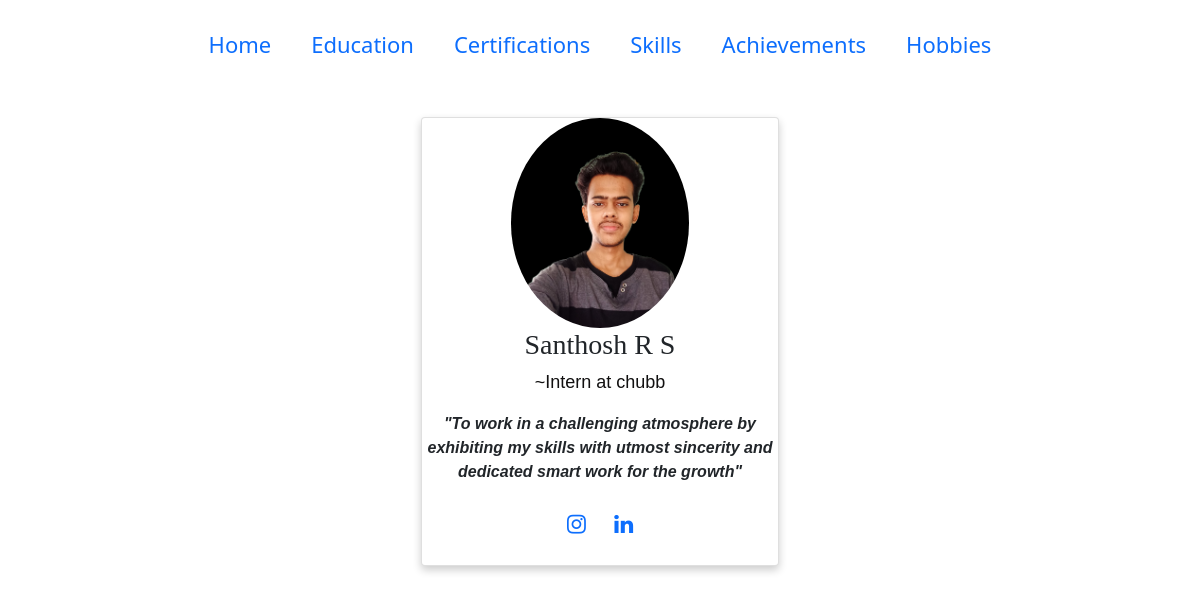
The page / on the database its author committed.
### cv/models.py (models this page shows)
class main(models.Model):
    profile_pic=models.ImageField(upload_to="pics")
    name=models.CharField(max_length=50)
    current_position=models.CharField(max_length=50)
    about=models.TextField(default=None)

### cv/views.py (the view)
# urls.py: path('',views.index,name="index"),
def index(request):
    dest=main.objects.all()
    return render(request,'index.html',{'data':dest})

### myprofile/templates/index.html (shortened to what this page needs)
{%load static%}
<!DOCTYPE html>
<html lang="en">
<head>
    <link rel="stylesheet" href="{% static 'styles/index.css' %}">
    <link href="https://cdn.jsdelivr.net/npm/bootstrap@5.1.3/dist/css/bootstrap.min.css" rel="stylesheet">
    <link rel="stylesheet" href="https://cdnjs.cloudflare.com/ajax/libs/font-awesome/4.7.0/css/font-awesome.min.css">
</head>
   <body>
    <nav class="navbar navbar-expand-sm bg-white justify-content-center">
      <ul class="navbar-nav">
        <li class="nav-item">
          <a class="nav-link" href="{% url 'index' %}">Home</a>
        </li>
        <li class="nav-item">
          <a class="nav-link" href="{% url 'education' %}">Education</a>
        </li>
        <li class="nav-item">
          <a class="nav-link" href="{% url 'certification' %}">Certifications</a>
        </li>
        <li class="nav-item">
          <a class="nav-link" href="{% url 'skill' %}">Skills</a>
        </li>
        <li class="nav-item">
          <a class="nav-link" href="{% url 'achievement' %}">Achievements</a>
        </li>
        <li class="nav-item">
          <a class="nav-link" href="{% url 'hobbie' %}">Hobbies</a>
        </li>
      </ul>
    </nav>
   <div class="container" style="margin-top: 28px;">
    <div class="card" id="main" style="width:32%">
        {%for i in data%}
        <img src="{{i.profile_pic.url}}" alt="John" style="width:50%;display:block;margin-left:auto;margin-right:auto;border-radius:50%">
        <h3 style="font-family: Georgia, 'Times New Roman', Times, serif;">{{i.name}}</h3>
        <p class="title">~{{i.current_position}}</p>
        <b style="font-style: italic;">"{{i.about}}"</b>
        <div style="margin: 24px 0;">
          <a href="https://www.instagram.com/_a_l_o_n_e__lover/" target="_blank"><i class="fa fa-instagram"></i></a>
          <a href="https://www.linkedin.com/in/santhosh-r-s-400793188" target="_blank"><i class="fa fa-linkedin"></i></a>
        </div>
        {%endfor%}
      </div>
   </div>
</body>
</html>

### myprofile/static/styles/index.css (style rules this page uses)
body { background-image: url('https://image.freepik.com/free-photo/hand-painted-watercolor-background-with-sky-clouds-shape_24972-1095.jpg'); background-repeat: no-repeat; background-attachment: fixed; background-size:cover; }
#main { box-shadow: 0 4px 8px 0 rgba(0, 0, 0, 0.2); margin: auto; text-align: center; font-family: arial; }
.title { color: rgb(17, 16, 16); font-size: 18px; }
a { text-decoration: none; font-size: 22px; color: black; }
a { margin: 12px; }

### rows shown on the page
main: profile_pic (picture), name "Santhosh R S", current_position "Intern at chubb", about "To work in a challenging atmosphere by exhibiting my skills with utmost sincerity and dedicated smart work for the growth"
